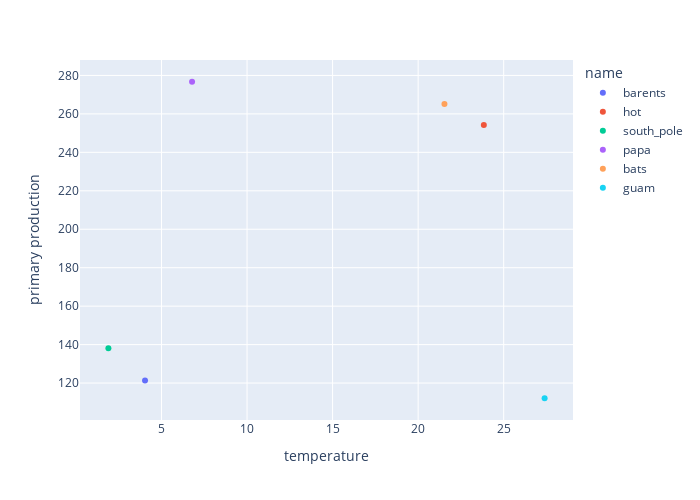

This figure's notebook cell:
### Code cell
fig = px.scatter(table, x="temperature", y="primary production", color="name")
fig.update_layout(width=700, height=500)
fig.show()

### Figure 1 — Plotly figure (JSON) as saved in the notebook; plotly's stock layout.template omitted (floating-point values rounded to 4 significant figures)
{"data": [{"hovertemplate": "name=barents<br>temperature=%{x}<br>primary production=%{y}<extra></extra>", "legendgroup": "barents", "marker": {"color": "#636efa", "symbol": "circle"}, "mode": "markers", "name": "barents", "orientation": "v", "showlegend": true, "type": "scatter", "x": [4.036], "xaxis": "x", "y": [121.4], "yaxis": "y"}, {"hovertemplate": "name=hot<br>temperature=%{x}<br>primary production=%{y}<extra></extra>", "legendgroup": "hot", "marker": {"color": "#EF553B", "symbol": "circle"}, "mode": "markers", "name": "hot", "orientation": "v", "showlegend": true, "type": "scatter", "x": [23.84], "xaxis": "x", "y": [254.3], "yaxis": "y"}, {"hovertemplate": "name=south_pole<br>temperature=%{x}<br>primary production=%{y}<extra></extra>", "legendgroup": "south_pole", "marker": {"color": "#00cc96", "symbol": "circle"}, "mode": "markers", "name": "south_pole", "orientation": "v", "showlegend": true, "type": "scatter", "x": [1.896], "xaxis": "x", "y": [138.1], "yaxis": "y"}, {"hovertemplate": "name=papa<br>temperature=%{x}<br>primary production=%{y}<extra></extra>", "legendgroup": "papa", "marker": {"color": "#ab63fa", "symbol": "circle"}, "mode": "markers", "name": "papa", "orientation": "v", "showlegend": true, "type": "scatter", "x": [6.785], "xaxis": "x", "y": [276.7], "yaxis": "y"}, {"hovertemplate": "name=bats<br>temperature=%{x}<br>primary production=%{y}<extra></extra>", "legendgroup": "bats", "marker": {"color": "#FFA15A", "symbol": "circle"}, "mode": "markers", "name": "bats", "orientation": "v", "showlegend": true, "type": "scatter", "x": [21.54], "xaxis": "x", "y": [265.2], "yaxis": "y"}, {"hovertemplate": "name=guam<br>temperature=%{x}<br>primary production=%{y}<extra></extra>", "legendgroup": "guam", "marker": {"color": "#19d3f3", "symbol": "circle"}, "mode": "markers", "name": "guam", "orientation": "v", "showlegend": true, "type": "scatter", "x": [27.39], "xaxis": "x", "y": [112.1], "yaxis": "y"}], "layout": {"height": 500, "legend": {"title": {"text": "name"}, "tracegroupgap": 0}, "margin": {"t": 60}, "width": 700, "xaxis": {"anchor": "y", "domain": [0, 1], "title": {"text": "temperature"}}, "yaxis": {"anchor": "x", "domain": [0, 1], "title": {"text": "primary production"}}}}
